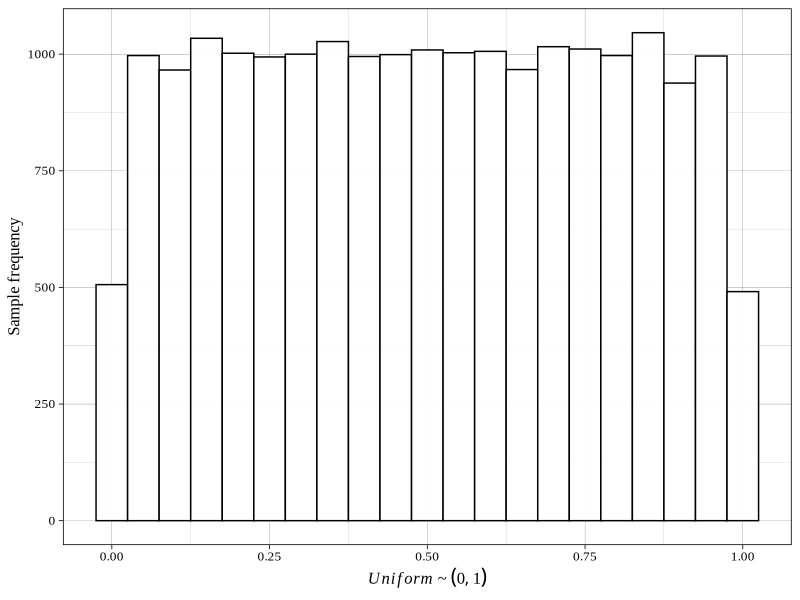
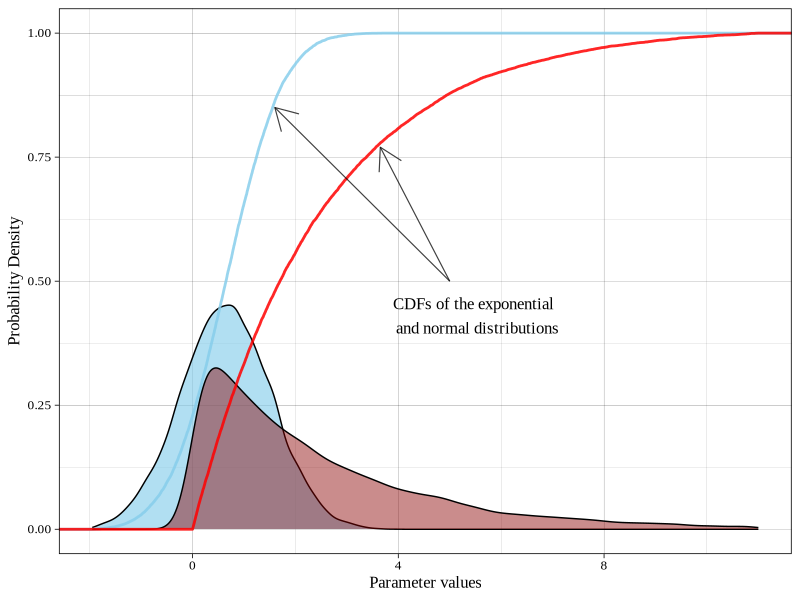

Reproduce these figures in R, in order.
## ---- chunk 1
knitr::opts_chunk$set(echo = FALSE)
library(tidyverse)
set.seed(1000)
## ---- chunk 2
x <- runif(n = 20000)
## ---- chunk 3
ggplot() + 
 geom_histogram(aes(x), binwidth = 0.05, colour = "black", fill = "white", alpha = 0.95) + 
 ylab(label = "Sample frequency") +
 xlab(label = expression(paste(italic(Uniform), " ~ " (0, 1)))) +
 theme_linedraw(base_family = "Times New Roman", base_size = 12)
## ---- chunk 4
inv_cdf_exp <- qexp(p = x, rate = 0.4)
inv_cdf_norm <- qnorm(p = x, mean = 0.65, sd = sqrt(0.7744))
## ---- chunk 5
x_cum <- ecdf(x = x)
ggplot() + 
 geom_density(aes(x = inv_cdf_norm), fill = "skyblue", alpha = 0.65) +
 stat_ecdf(aes(inv_cdf_norm), colour = "skyblue", alpha = 0.85, lwd = 0.95) + 
 geom_density(aes(x = inv_cdf_exp), fill = "darkred", alpha = 0.45) + 
 stat_ecdf(aes(inv_cdf_exp), colour = "red", alpha = 0.85, lwd = 0.95) +
 annotate("segment", x = 5, xend = 3.65, y = 0.5, yend = 0.77, colour = "black", 
          size = .4, alpha = 0.75, arrow = arrow()) + 
 annotate("segment", x = 5, xend = 1.6, y = 0.5, yend = 0.85, colour = "black", 
          size = .4, alpha = 0.75, arrow = arrow()) +
 annotate("text", x = 5.5, y = .43, label = "CDFs of the exponential \n and normal distributions", 
          size = 4.25, family = "Times New Roman") +
 ylab(label = "Probability Density") +
 xlab(label = "Parameter values") +
 theme_linedraw(base_family = "Times New Roman", base_size = 12) + 
 xlim(c(-1.95, 11)) + 
 ylim(c(0, 1))
